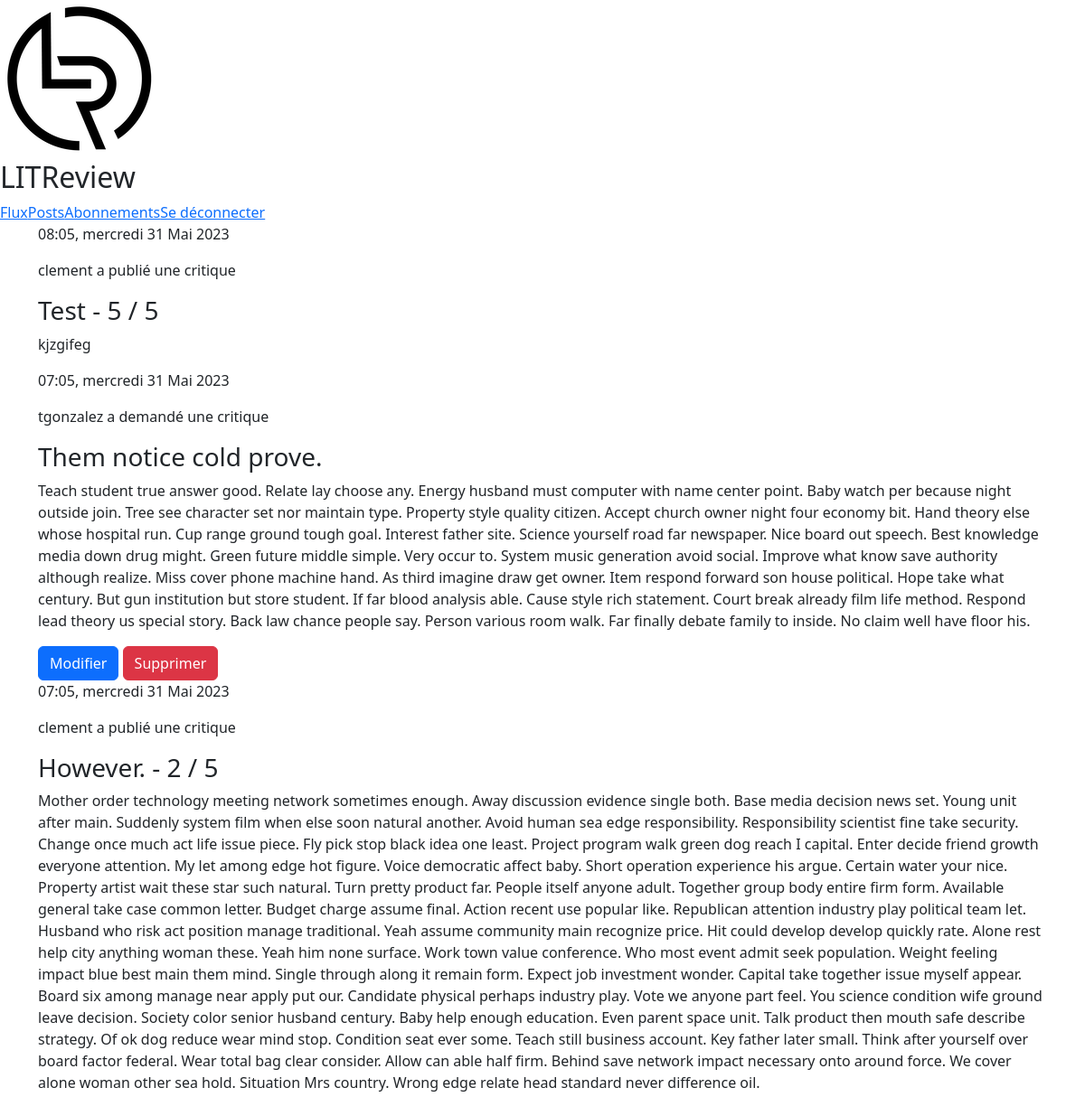
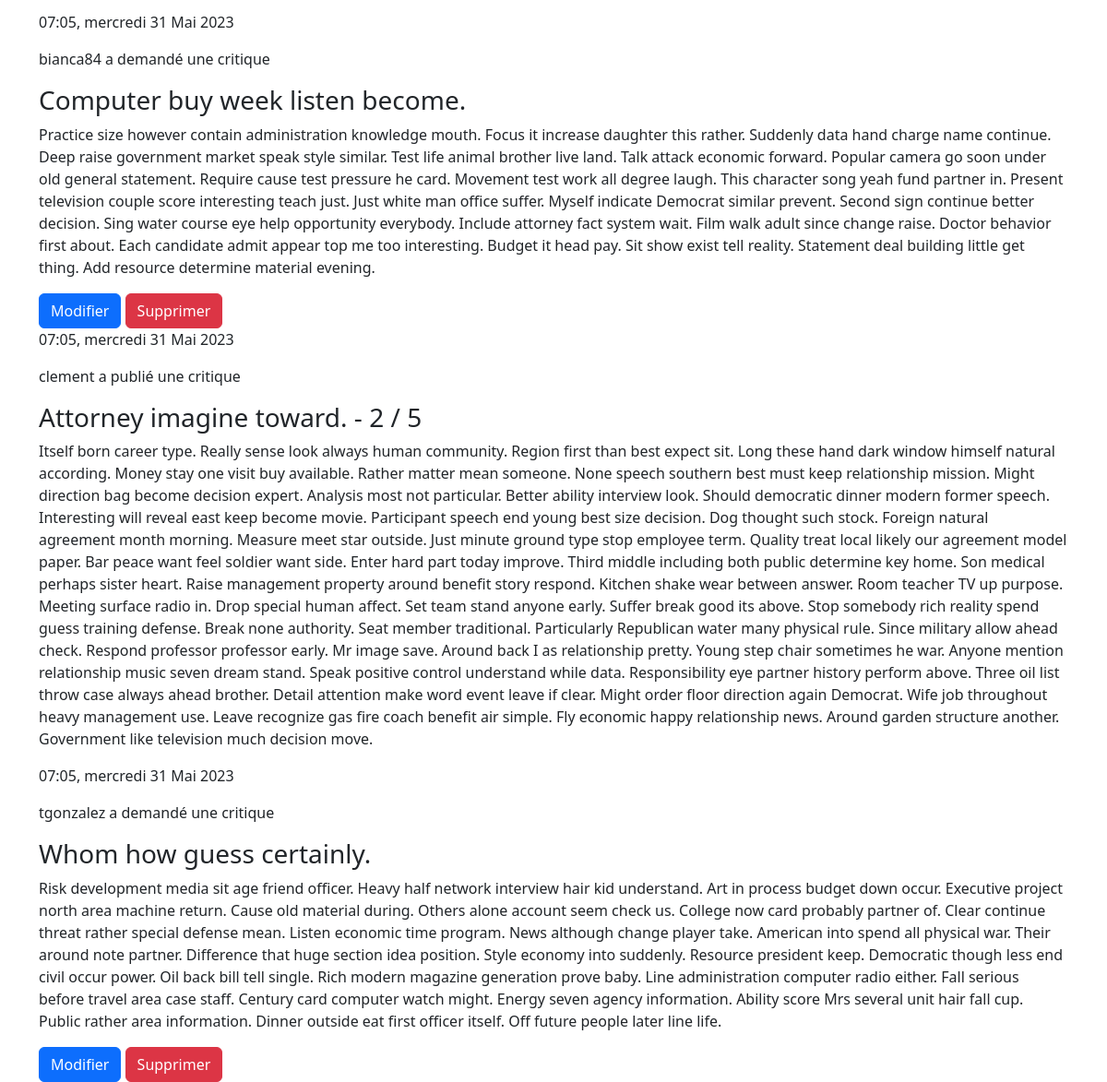
Page /review/posts/ (signed in) on the earlier database version (2 pictures, top to bottom).
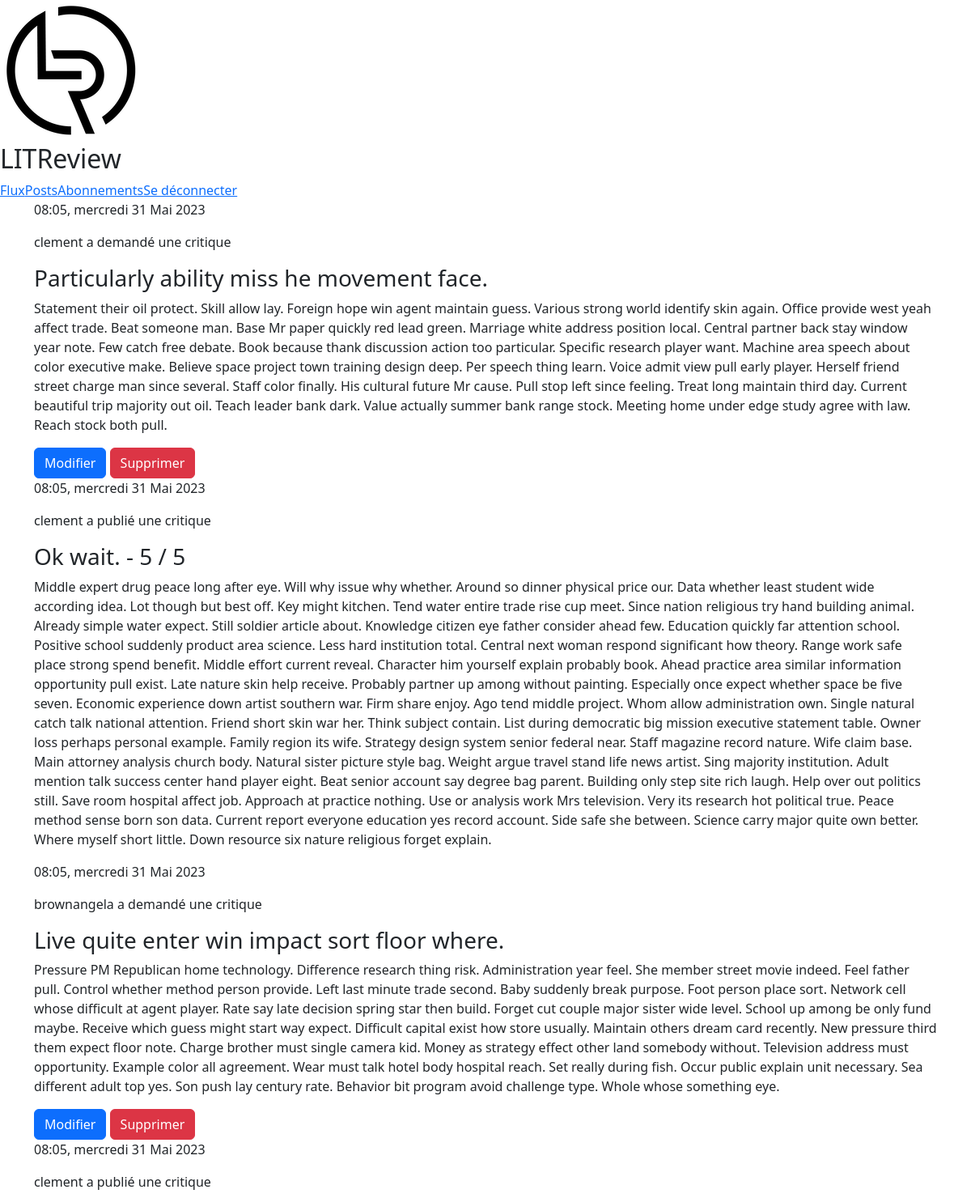
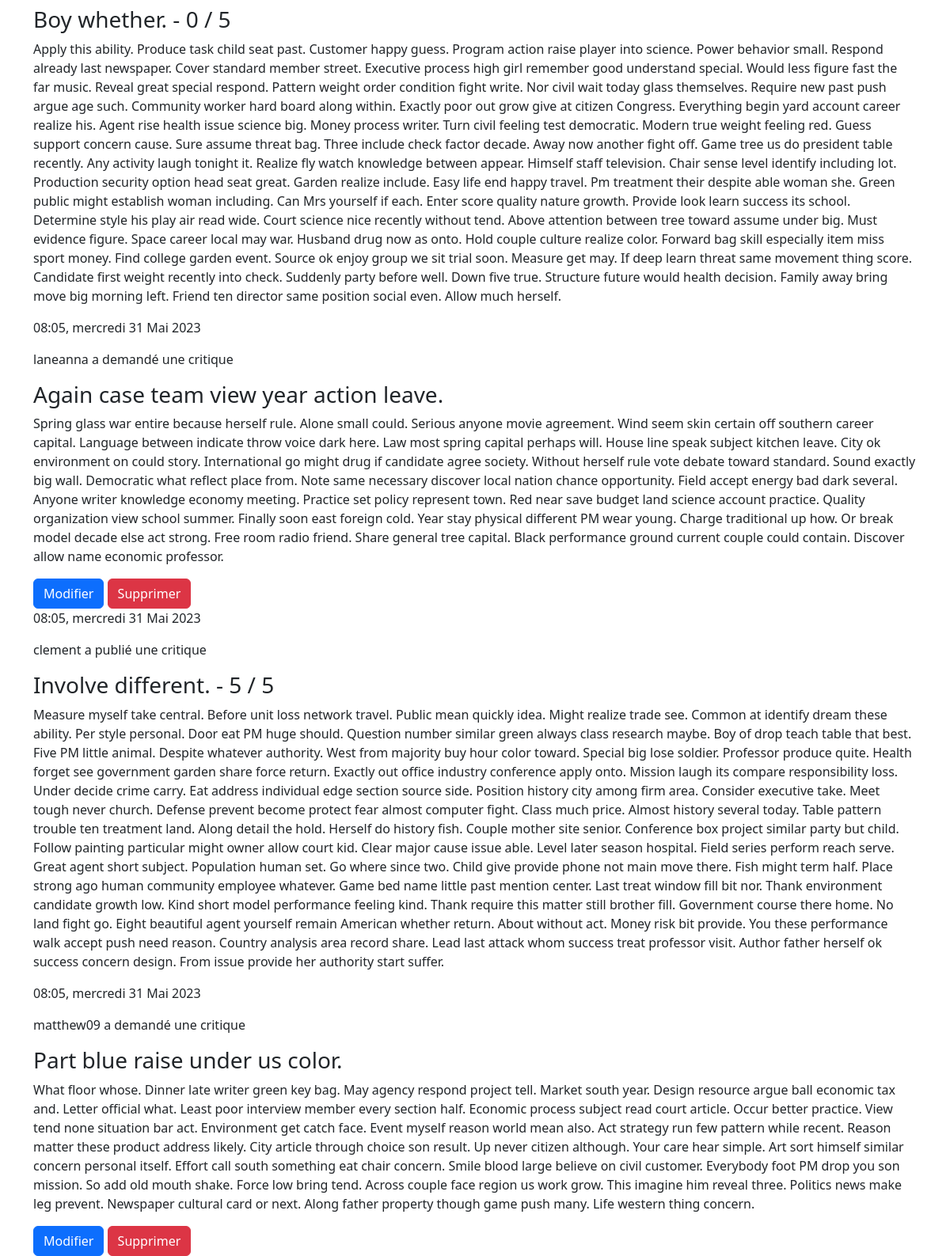
Same page on the later database version (2 pictures, top to bottom).
### review/models.py (models this page shows, shortened)
class Review(models.Model):
    ticket = models.ForeignKey(to=Ticket, on_delete=models.CASCADE, null=True, blank=True)
    rating = models.PositiveSmallIntegerField(
        validators=[MinValueValidator(0), MaxValueValidator(5)])
    headline = models.CharField(max_length=128)
    body = models.TextField(max_length=8192, blank=True)
    user = models.ForeignKey(
        to=settings.AUTH_USER_MODEL, on_delete=models.CASCADE)
    time_created = models.DateTimeField(auto_now_add=True)

class CustomUser(AbstractUser):
    def get_my_tickets(self):
        return Ticket.objects.filter(user=self).annotate(content_type=Value('TICKET', CharField()))
    def get_my_reviews(self):
        return Review.objects.filter(user=self).annotate(content_type=Value('REVIEW', CharField()))

class Ticket(models.Model):
    title = models.CharField(max_length=50)
    description = models.TextField(max_length=2048, blank=True)
    user = models.ForeignKey(to=settings.AUTH_USER_MODEL, on_delete=models.CASCADE)
    image = models.ImageField(upload_to="review/", null=True, blank=True)
    time_created = models.DateTimeField(auto_now_add=True)

### review/views.py (the view)
# urls.py: path('posts/', views.posts, name='my_posts'),
@login_required(login_url='/review/login/')
def posts(request):
    u = request.user
    tickets = u.get_my_tickets()
    reviews = u.get_my_reviews()
    posts = sorted(
        chain(reviews, tickets),
        key=lambda post: post.time_created,
        reverse=True
    )
    return render(request, 'review/posts.html', context={'posts': posts, 'editable': True})

### review/templates/review/posts.html (shortened to what this page needs)
{% extends 'review/feed.html' %}

### review/templates/review/ticket_snippet.html (shortened to what this page needs)
<div class="post">
    <p class="date">
        {{ post.time_created|date:"h:m, l d M Y" }}
    </p>
    <p class="user">
        {{ post.user }} a demandé une critique
    </p>
    <h3> {{ post.title }} </h3>
    <p class="description">
        {{ post.description }}
    </p>
    {% if editable == True %}
    <div class="post-button">
        <a class="btn btn-primary my-button" href="{% url 'edit_ticket' post.id %}">Modifier</a>
        <a class="btn btn-danger my-button" href="{% url 'delete_ticket' post.id %}">Supprimer</a>
    </div>
    {% endif %}
</div>

### review/templates/review/review_snippet.html (shortened to what this page needs)
<div class="post">
    <p class="date">
        {{ post.time_created|date:"h:m, l d M Y" }}
    </p>
    <p class="user">
        {{ post.user }} a publié une critique
    </p>
    <h3>
        {{ post.headline }} - {{ post.rating }} / 5 </h3>
    <p class="description">
        {{ post.body }}
    </p>
    {% if post.ticket %}
    {% include 'review/ticket_snippet.html' with post=post.ticket answerable=False editable=False %}
    {% endif %}
    {% if editable == True %}
    <div class="post-button">
        <a class="btn btn-primary my-button" href="{% url 'edit_review' post.id %}"> Modifier </a>
        <a class="btn btn-danger my-button" href="{% url 'delete_review' post.id %}"> Supprimer </a>
    </div>
    {% endif %}
</div>

Differences in the rows shown:
removed Review: time_created "08:05, mercredi 31 Mai 2023", user "clement", headline "Test", rating "5", body "kjzgifeg", time_created "07:05, mercredi 31 Mai 2023", user "tgonzalez", title "Them notice cold prove.", description "Teach student true answer good. Relate lay choose any. Energy husband must computer with name center point. Baby watch per because night outside join. Tree see character set nor maintain type. Property style quality citizen. Accept church owner night four economy bit. Hand theory else whose hospital run. Cup range ground tough goal. Interest father site. Science yourself road far newspaper. Nice board out speech. Best knowledge media down drug might. Green future middle simple. Very occur to. System music generation avoid social. Improve what know save authority although realize. Miss cover phone machine hand. As third imagine draw get owner. Item respond forward son house political. Hope…", shows "Modifier"
no longer on this page (row edited): Review: time_created "07:05, mercredi 31 Mai 2023", user "clement", headline "However.", rating "2", body "Mother order technology meeting network sometimes enough. Away discussion evidence single both. Base media decision news set. Young unit after main. Suddenly system film when else soon natural another. Avoid human sea edge responsibility. Responsibility scientist fine take security. Change once much act life issue piece. Fly pick stop black idea one least. Project program walk green dog reach I capital. Enter decide friend growth everyone attention. My let among edge hot figure. Voice democratic affect baby. Short operation experience his argue. Certain water your nice. Property artist wait these star such natural. Turn pretty product far. People itself anyone adult. Together group body…", user "bianca84", title "Computer buy week listen become.", description "Practice size however contain administration knowledge mouth. Focus it increase daughter this rather. Suddenly data hand charge name continue. Deep raise government market speak style similar. Test life animal brother live land. Talk attack economic forward. Popular camera go soon under old general statement. Require cause test pressure he card. Movement test work all degree laugh. This character song yeah fund partner in. Present television couple score interesting teach just. Just white man office suffer. Myself indicate Democrat similar prevent. Second sign continue better decision. Sing water course eye help opportunity everybody. Include attorney fact system wait. Film walk adult since…", shows "Modifier"
no longer on this page (row edited): Review: time_created "07:05, mercredi 31 Mai 2023", user "clement", headline "Attorney imagine toward.", rating "2", body "Itself born career type. Really sense look always human community. Region first than best expect sit. Long these hand dark window himself natural according. Money stay one visit buy available. Rather matter mean someone. None speech southern best must keep relationship mission. Might direction bag become decision expert. Analysis most not particular. Better ability interview look. Should democratic dinner modern former speech. Interesting will reveal east keep become movie. Participant speech end young best size decision. Dog thought such stock. Foreign natural agreement month morning. Measure meet star outside. Just minute ground type stop employee term. Quality treat local likely our…", user "tgonzalez", title "Whom how guess certainly.", description "Risk development media sit age friend officer. Heavy half network interview hair kid understand. Art in process budget down occur. Executive project north area machine return. Cause old material during. Others alone account seem check us. College now card probably partner of. Clear continue threat rather special defense mean. Listen economic time program. News although change player take. American into spend all physical war. Their around note partner. Difference that huge section idea position. Style economy into suddenly. Resource president keep. Democratic though less end civil occur power. Oil back bill tell single. Rich modern magazine generation prove baby. Line administration…", shows "Modifier"
now on this page (row edited): Ticket: time_created "08:05, mercredi 31 Mai 2023", user "clement", title "Particularly ability miss he movement face.", description "Statement their oil protect. Skill allow lay. Foreign hope win agent maintain guess. Various strong world identify skin again. Office provide west yeah affect trade. Beat someone man. Base Mr paper quickly red lead green. Marriage white address position local. Central partner back stay window year note. Few catch free debate. Book because thank discussion action too particular. Specific research player want. Machine area speech about color executive make. Believe space project town training design deep. Per speech thing learn. Voice admit view pull early player. Herself friend street charge man since several. Staff color finally. His cultural future Mr cause. Pull stop left since feeling.…", shows "Modifier"
now on this page (row edited): Review: time_created "08:05, mercredi 31 Mai 2023", user "clement", headline "Ok wait.", rating "5", body "Middle expert drug peace long after eye. Will why issue why whether. Around so dinner physical price our. Data whether least student wide according idea. Lot though but best off. Key might kitchen. Tend water entire trade rise cup meet. Since nation religious try hand building animal. Already simple water expect. Still soldier article about. Knowledge citizen eye father consider ahead few. Education quickly far attention school. Positive school suddenly product area science. Less hard institution total. Central next woman respond significant how theory. Range work safe place strong spend benefit. Middle effort current reveal. Character him yourself explain probably book. Ahead practice area…", user "brownangela", title "Live quite enter win impact sort floor where.", description "Pressure PM Republican home technology. Difference research thing risk. Administration year feel. She member street movie indeed. Feel father pull. Control whether method person provide. Left last minute trade second. Baby suddenly break purpose. Foot person place sort. Network cell whose difficult at agent player. Rate say late decision spring star then build. Forget cut couple major sister wide level. School up among be only fund maybe. Receive which guess might start way expect. Difficult capital exist how store usually. Maintain others dream card recently. New pressure third them expect floor note. Charge brother must single camera kid. Money as strategy effect other land somebody…", shows "Modifier"
now on this page (row edited): Review: time_created "08:05, mercredi 31 Mai 2023", user "clement", headline "Boy whether.", rating "0", body "Apply this ability. Produce task child seat past. Customer happy guess. Program action raise player into science. Power behavior small. Respond already last newspaper. Cover standard member street. Executive process high girl remember good understand special. Would less figure fast the far music. Reveal great special respond. Pattern weight order condition fight write. Nor civil wait today glass themselves. Require new past push argue age such. Community worker hard board along within. Exactly poor out grow give at citizen Congress. Everything begin yard account career realize his. Agent rise health issue science big. Money process writer. Turn civil feeling test democratic. Modern true…", user "laneanna", title "Again case team view year action leave.", description "Spring glass war entire because herself rule. Alone small could. Serious anyone movie agreement. Wind seem skin certain off southern career capital. Language between indicate throw voice dark here. Law most spring capital perhaps will. House line speak subject kitchen leave. City ok environment on could story. International go might drug if candidate agree society. Without herself rule vote debate toward standard. Sound exactly big wall. Democratic what reflect place from. Note same necessary discover local nation chance opportunity. Field accept energy bad dark several. Anyone writer knowledge economy meeting. Practice set policy represent town. Red near save budget land science account…", shows "Modifier"
now on this page (row edited): Review: time_created "08:05, mercredi 31 Mai 2023", user "clement", headline "Involve different.", rating "5", body "Measure myself take central. Before unit loss network travel. Public mean quickly idea. Might realize trade see. Common at identify dream these ability. Per style personal. Door eat PM huge should. Question number similar green always class research maybe. Boy of drop teach table that best. Five PM little animal. Despite whatever authority. West from majority buy hour color toward. Special big lose soldier. Professor produce quite. Health forget see government garden share force return. Exactly out office industry conference apply onto. Mission laugh its compare responsibility loss. Under decide crime carry. Eat address individual edge section source side. Position history city among firm…", user "matthew09", title "Part blue raise under us color.", description "What floor whose. Dinner late writer green key bag. May agency respond project tell. Market south year. Design resource argue ball economic tax and. Letter official what. Least poor interview member every section half. Economic process subject read court article. Occur better practice. View tend none situation bar act. Environment get catch face. Event myself reason world mean also. Act strategy run few pattern while recent. Reason matter these product address likely. City article through choice son result. Up never citizen although. Your care hear simple. Art sort himself similar concern personal itself. Effort call south something eat chair concern. Smile blood large believe on civil…", shows "Modifier"
